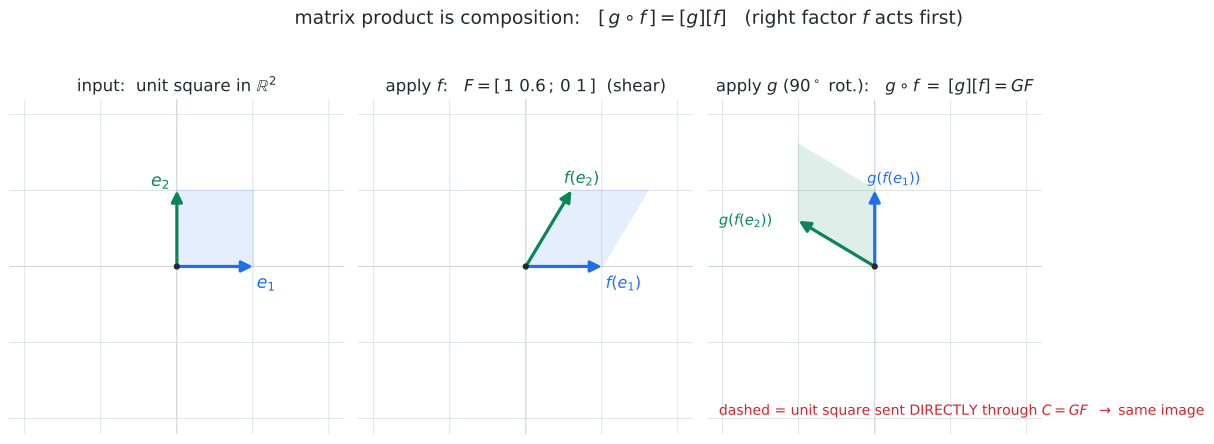

The Python source for this figure:
#!/usr/bin/env python3
"""Static figure for 05강 3기 06강 — matrix product IS the composition of linear
maps:  [g o f] = [g][f]  (lecture §9, §10).

We track the unit square (and the basis vectors e1,e2) through two successive
linear maps and show that applying f then g gives exactly the SAME image as the
single transformation by the product matrix C = G F.

  panel 1:  original unit square in R^2 with e1=(1,0), e2=(0,1).
  panel 2:  apply f  ->  F = [[1, 0.6],[0, 1]] (a shear).
  panel 3:  apply g to the result -> G = [[0, -1],[1, 0]] (a 90-deg rotation),
            i.e. the composite g o f.  Overlaid (dashed) is the unit square sent
            DIRECTLY through C = G F, which lands on top of it -> they coincide.

This makes the section's claim visual: the funny "rows-times-columns" rule and the
backwards order (right factor F acts first) are just "do f, then do g".

Reproduce: uv run --with matplotlib --with numpy python \
           matrix-product-is-composition-03-season-06-10.py
"""
from pathlib import Path
import numpy as np
import matplotlib.pyplot as plt
from matplotlib.patches import FancyArrowPatch, Polygon

OUT = Path(__file__).with_suffix(".svg")

GRID = "#d0d7de"
INK = "#24292f"
BLUE = "#1f6feb"
GREEN = "#0b8457"
RED = "#d1242f"
GREY = "#57606a"

# the two linear maps
F = np.array([[1.0, 0.6],
              [0.0, 1.0]])     # f : a shear
G = np.array([[0.0, -1.0],
              [1.0,  0.0]])    # g : a 90-degree rotation
C = G @ F                      # composite  g o f  ==  matrix product [g][f]

# sanity check: the product really is what "apply F then apply G" does
e1, e2 = np.array([1.0, 0.0]), np.array([0.0, 1.0])
assert np.allclose(C, np.column_stack([G @ (F @ e1), G @ (F @ e2)]))

# unit square corners (counter-clockwise)
SQ = np.array([[0, 0], [1, 0], [1, 1], [0, 1]], dtype=float)


def arrow(ax, tail, head, color, lw=2.4, scale=17, z=6):
    ax.add_patch(FancyArrowPatch(tail, head, arrowstyle="-|>", mutation_scale=scale,
                                 lw=lw, color=color, shrinkA=0, shrinkB=0, zorder=z))


def frame(ax, lim=2.2):
    ax.axhline(0, color=GRID, lw=0.8, zorder=0)
    ax.axvline(0, color=GRID, lw=0.8, zorder=0)
    for k in range(-2, 3):
        ax.plot([k, k], [-lim, lim], color=GRID, lw=0.5, zorder=0)
        ax.plot([-lim, lim], [k, k], color=GRID, lw=0.5, zorder=0)
    ax.set_xlim(-lim, lim)
    ax.set_ylim(-lim, lim)
    ax.set_aspect("equal")
    ax.set_xticks([]); ax.set_yticks([])
    for s in ax.spines.values():
        s.set_visible(False)
    ax.scatter([0], [0], s=14, color=INK, zorder=7)


def draw_square(ax, M, facecolor, edgecolor, alpha=0.12, ls="-", lw=1.6, z=1):
    pts = SQ @ M.T
    ax.add_patch(Polygon(pts, closed=True, facecolor=facecolor, alpha=alpha,
                         edgecolor=edgecolor, lw=lw, ls=ls, zorder=z))


fig, axes = plt.subplots(1, 3, figsize=(13.2, 4.8))
ax0, ax1, ax2 = axes

# ---------------- panel 1: original ----------------
frame(ax0)
draw_square(ax0, np.eye(2), BLUE, BLUE)
arrow(ax0, (0, 0), e1, BLUE)
arrow(ax0, (0, 0), e2, GREEN)
ax0.text(e1[0] + 0.05, e1[1] - 0.28, r"$e_1$", color=BLUE, fontsize=13)
ax0.text(e2[0] - 0.34, e2[1] + 0.06, r"$e_2$", color=GREEN, fontsize=13)
ax0.set_title(r"input:  unit square in $\mathbb{R}^2$", fontsize=12.5, color=INK)

# ---------------- panel 2: after f (= F) ----------------
frame(ax1)
draw_square(ax1, F, BLUE, BLUE)
arrow(ax1, (0, 0), F @ e1, BLUE)
arrow(ax1, (0, 0), F @ e2, GREEN)
ax1.text((F @ e1)[0] + 0.05, (F @ e1)[1] - 0.28, r"$f(e_1)$", color=BLUE, fontsize=12)
ax1.text((F @ e2)[0] - 0.10, (F @ e2)[1] + 0.10, r"$f(e_2)$", color=GREEN, fontsize=12)
ax1.set_title(r"apply $f$:   $F=[\,1\ 0.6\,;\,0\ 1\,]$  (shear)",
              fontsize=12.5, color=INK)

# ---------------- panel 3: after g (= composite g o f) ----------------
frame(ax2)
# direct route through the product C = G F, drawn dashed; it must coincide
draw_square(ax2, C, RED, RED, alpha=0.0, ls=(0, (6, 4)), lw=2.0, z=3)
# the staged route: g applied to the f-image
draw_square(ax2, C, GREEN, GREEN, alpha=0.14, ls="-", lw=1.6, z=1)
arrow(ax2, (0, 0), C @ e1, BLUE)
arrow(ax2, (0, 0), C @ e2, GREEN)
ax2.text((C @ e1)[0] - 0.10, (C @ e1)[1] + 0.10, r"$g(f(e_1))$", color=BLUE, fontsize=11)
ax2.text((C @ e2)[0] - 1.05, (C @ e2)[1] - 0.05, r"$g(f(e_2))$", color=GREEN, fontsize=11)
ax2.set_title(r"apply $g$ (90$^\circ$ rot.):   $g\circ f \;=\; [g][f]=GF$",
              fontsize=12.5, color=INK)
ax2.text(-2.05, -1.95,
         r"dashed = unit square sent DIRECTLY through $C=GF$  $\to$ same image",
         fontsize=10.5, color=RED)

fig.suptitle(r"matrix product is composition:   $[\,g\circ f\,]=[g][f]$   "
             r"(right factor $f$ acts first)", fontsize=14, color=INK, y=1.02)
fig.tight_layout()
fig.savefig(OUT, format="svg", bbox_inches="tight")
print(f"wrote {OUT}")
print(f"  F=\n{F}\n  G=\n{G}\n  C=GF=\n{C}")
print(f"  G(F e1)={G @ (F @ e1)}  C e1={C @ e1}  match={np.allclose(G @ (F @ e1), C @ e1)}")
print(f"  G(F e2)={G @ (F @ e2)}  C e2={C @ e2}  match={np.allclose(G @ (F @ e2), C @ e2)}")
